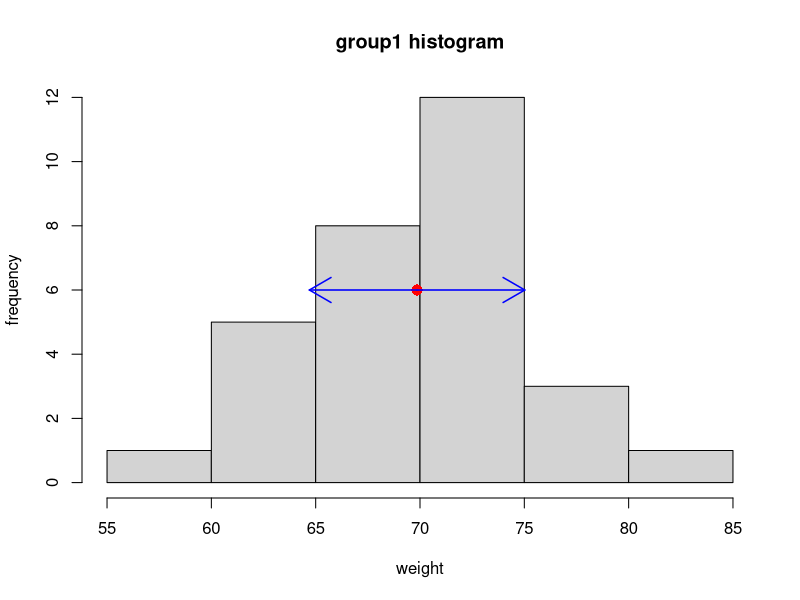
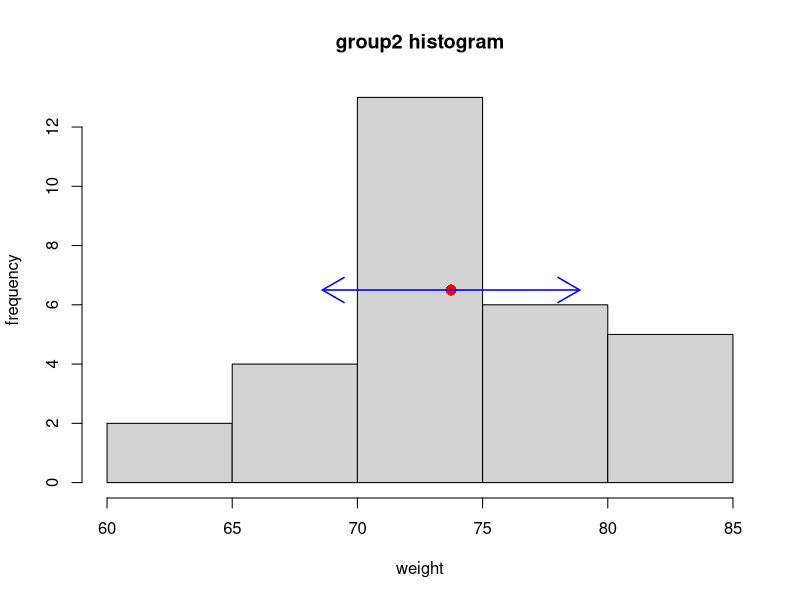
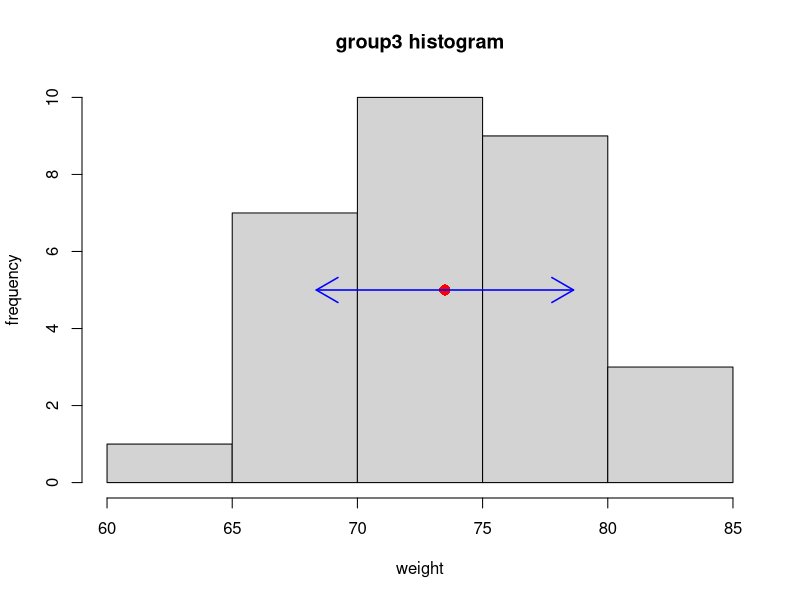

Write R code to recreate these figures, in order.
# (1)
# H_0: 投与した薬物の間に平均値差がない
# H_1: 投与した薬物の間に平均値差がある

# (2)
raw_data <- read.table("week4-example.txt", header = TRUE)  # ファイルからデータを読み込む
# factorのlevelを入れたvectorを作る
group_a <- factor(rep(1, length = nrow(raw_data)))  # A群は1
group_b <- factor(rep(2, length = nrow(raw_data)))  # B群は2
group_c <- factor(rep(3, length = nrow(raw_data)))  # C群は3
# 各群のデータフレームを生成
a <- data.frame(weight = raw_data$A, group = group_a)
b <- data.frame(weight = raw_data$B, group = group_b)
c <- data.frame(weight = raw_data$C, group = group_c)
data <- rbind(a, b, c)  # データフレームを結合する
# 各群の平均値と標準偏差を求めて配列で保管する
means <- double(3)
sds <- double(3)
for (i in 1:3) {
  means[i] <- mean(data$weight[data$group == i])  # 平均値
  sds[i] <- sd(data$weight[data$group == i])  # 標準偏差
}
# 値を表示
cat("means: ")
print(means)  # 平均値
cat("sds: ")
print(sds)  # 標準偏差
cat("\n")
# 各群のヒストグラムを作成
for (i in 1:3) {
  png(paste("kadai03-", i, ".png", sep = ""), width = 512, height = 512)  # グラフを画像で保存する
  hist_data <- hist(data$weight[data$group == i], xlab = "weight", ylab = "frequency", main = paste("group", i, " histogram", sep = ""))  # ヒストグラムを描画
  par(new = TRUE)  # グラフの重ね合わせを許可
  y_center <- max(hist_data$counts) / 2
  points(means[i], y_center, pch = 16, col = "red", cex = 1.5)  # 平均値を点で描画
  # 標準偏差を矢印で描画
  arrows(means[i], y_center, means[i] - sds[i], y_center, col = "blue", lwd = 1.5)
  arrows(means[i], y_center, means[i] + sds[i], y_center, col = "blue", lwd = 1.5)
  dev.off()  # 画像を保存
}

# (3)
aov_result <- summary(aov(formula = weight ~ group, data = data))  # aovで分散分析
# 結果を表示
cat("AOV RESULT\n")
print(aov_result)
cat("\n")
# AOV RESULT
#             Df Sum Sq Mean Sq F value  Pr(>F)
# group        2  283.4  141.69   5.351 0.00643 **
# Residuals   87 2303.9   26.48
# ---
# Signif. codes:  0 ‘***’ 0.001 ‘**’ 0.01 ‘*’ 0.05 ‘.’ 0.1 ‘ ’ 1

# (4)
# 有意水準を1%とするとα=0.01となる．今回aovで求めたp値は0.00643となっており，αより小さい．
# よって，帰無仮説は棄却され，投与した薬物の間に有意な平均値さが見られた．

# (5)
# 各群の等分散性をチェックする
var_test_result1_2 <- var.test(data$weight[data$group == 1], data$weight[data$group == 2])
var_test_result1_3 <- var.test(data$weight[data$group == 1], data$weight[data$group == 3])
var_test_result2_3 <- var.test(data$weight[data$group == 2], data$weight[data$group == 3])
# 結果を表示
cat("VAR TEST RESULT\n")
print(var_test_result1_2)
print(var_test_result1_3)
print(var_test_result2_3)
# VAR TEST RESULT

#         F test to compare two variances

# data:  data$weight[data$group == 1] and data$weight[data$group == 2]
# F = 1.0089, num df = 29, denom df = 29, p-value = 0.9811
# alternative hypothesis: true ratio of variances is not equal to 1
# 95 percent confidence interval:
#  0.4802063 2.1197187
# sample estimates:
# ratio of variances
#           1.008911


#         F test to compare two variances

# data:  data$weight[data$group == 1] and data$weight[data$group == 3]
# F = 1.0102, num df = 29, denom df = 29, p-value = 0.9785
# alternative hypothesis: true ratio of variances is not equal to 1
# 95 percent confidence interval:
#  0.4808015 2.1223460
# sample estimates:
# ratio of variances
#           1.010162


#         F test to compare two variances

# data:  data$weight[data$group == 2] and data$weight[data$group == 3]
# F = 1.0012, num df = 29, denom df = 29, p-value = 0.9974
# alternative hypothesis: true ratio of variances is not equal to 1
# 95 percent confidence interval:
#  0.4765547 2.1035999
# sample estimates:
# ratio of variances
#           1.001239

oneway_test_result <- oneway.test(formula = weight ~ group, data = data, var.equal = TRUE)  # oneway.testで分散分析(先程の等分散性テストで等分散性が確認できたので var.equal = TRUE にしている)
# 結果を表示
cat("ONEWAY TEST RESULT\n")
print(oneway_test_result)
# ONEWAY TEST RESULT

#         One-way analysis of means

# data:  weight and group
# F = 5.3506, num df = 2, denom df = 87, p-value = 0.006434

# (6)
effect <- aov_result[[1]]["group", "Sum Sq"] / aov_result[[1]]["Residuals", "Sum Sq"]  # (3)で行った検定の効果量を計算
# 効果量を表示
cat("effect: ")
print(effect)
# effect: [1] 0.1230013